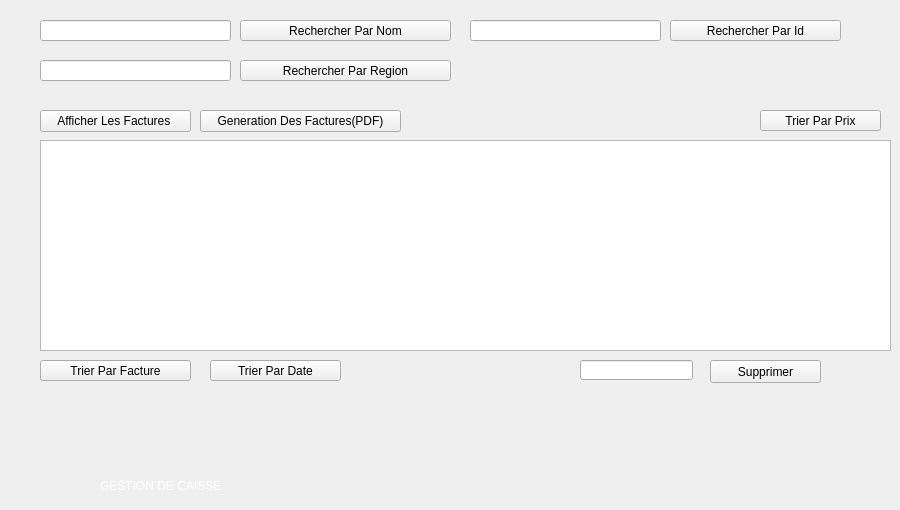
        <widget class="QWidget" name="tab_10">
         <attribute name="title">
          <string>Consulter Liste Des Transaction</string>
         </attribute>
         <widget class="QPushButton" name="pushButton_14">
          <property name="geometry">
           <rect>
            <x>710</x>
            <y>360</y>
            <width>111</width>
            <height>23</height>
           </rect>
          </property>
          <property name="text">
           <string>Supprimer</string>
          </property>
         </widget>
         <widget class="QLineEdit" name="textDelete_3">
          <property name="geometry">
           <rect>
            <x>580</x>
            <y>360</y>
            <width>113</width>
            <height>20</height>
           </rect>
          </property>
         </widget>
         <widget class="QTableView" name="tableView_2">
          <property name="geometry">
           <rect>
            <x>40</x>
            <y>140</y>
            <width>851</width>
            <height>211</height>
           </rect>
          </property>
         </widget>
         <widget class="QLabel" name="label_42">
          <property name="geometry">
           <rect>
            <x>540</x>
            <y>360</y>
            <width>31</width>
            <height>31</height>
           </rect>
          </property>
          <property name="text">
           <string/>
          </property>
          <property name="pixmap">
           <pixmap>icons8-face-id-32.png</pixmap>
          </property>
         </widget>
         <widget class="QPushButton" name="rechercher">
          <property name="geometry">
           <rect>
            <x>670</x>
            <y>20</y>
            <width>171</width>
            <height>21</height>
           </rect>
          </property>
          <property name="text">
           <string>Rechercher Par Id</string>
          </property>
         </widget>
         <widget class="QLineEdit" name="lineEdit_6">
          <property name="geometry">
           <rect>
            <x>470</x>
            <y>20</y>
            <width>191</width>
            <height>21</height>
           </rect>
          </property>
         </widget>
         <widget class="QPushButton" name="pushButton_40">
          <property name="geometry">
           <rect>
            <x>760</x>
            <y>110</y>
            <width>121</width>
            <height>21</height>
           </rect>
          </property>
          <property name="text">
           <string>Trier Par Prix</string>
          </property>
         </widget>
         <widget class="QLabel" name="label_83">
          <property name="geometry">
           <rect>
            <x>100</x>
            <y>470</y>
            <width>351</width>
            <height>31</height>
           </rect>
          </property>
          <property name="styleSheet">
           <string notr="true">font: 63 16pt &quot;Yu Gothic UI Semibold&quot;;
color : white;</string>
          </property>
          <property name="text">
           <string>GESTION DE CAISSE</string>
          </property>
         </widget>
         <widget class="QPushButton" name="pushButton_41">
          <property name="geometry">
           <rect>
            <x>40</x>
            <y>110</y>
            <width>151</width>
            <height>22</height>
           </rect>
          </property>
          <property name="text">
           <string>Afficher Les Factures </string>
          </property>
         </widget>
         <widget class="QPushButton" name="pushButton_42">
          <property name="geometry">
           <rect>
            <x>200</x>
            <y>110</y>
            <width>201</width>
            <height>22</height>
           </rect>
          </property>
          <property name="text">
           <string>Generation Des Factures(PDF)</string>
          </property>
         </widget>
         <widget class="QLabel" name="label_85">
          <property name="geometry">
           <rect>
            <x>20</x>
            <y>430</y>
            <width>71</width>
            <height>71</height>
           </rect>
          </property>
          <property name="styleSheet">
           <string notr="true">font: 63 16pt &quot;Yu Gothic UI Semibold&quot;;
color : white;</string>
          </property>
          <property name="text">
           <string/>
          </property>
          <property name="pixmap">
           <pixmap>cash.png</pixmap>
          </property>
         </widget>
         <widget class="QLabel" name="label_91">
          <property name="geometry">
           <rect>
            <x>830</x>
            <y>360</y>
            <width>41</width>
            <height>41</height>
           </rect>
          </property>
          <property name="text">
           <string/>
          </property>
          <property name="pixmap">
           <pixmap>cor.png</pixmap>
          </property>
         </widget>
         <widget class="QLabel" name="label_96">
          <property name="geometry">
           <rect>
            <x>840</x>
            <y>0</y>
            <width>51</width>
            <height>51</height>
           </rect>
          </property>
          <property name="text">
           <string/>
          </property>
          <property name="pixmap">
           <pixmap>icons8-search-client-48.png</pixmap>
          </property>
         </widget>
         <widget class="QLineEdit" name="lineEdit_41">
          <property name="geometry">
           <rect>
            <x>40</x>
            <y>20</y>
            <width>191</width>
            <height>21</height>
           </rect>
          </property>
         </widget>
         <widget class="QPushButton" name="rechercher_3">
          <property name="geometry">
           <rect>
            <x>240</x>
            <y>20</y>
            <width>211</width>
            <height>21</height>
           </rect>
          </property>
          <property name="text">
           <string>Rechercher Par Nom</string>
          </property>
         </widget>
         <widget class="QPushButton" name="rechercher_4">
          <property name="geometry">
           <rect>
            <x>240</x>
            <y>60</y>
            <width>211</width>
            <height>21</height>
           </rect>
          </property>
          <property name="text">
           <string>Rechercher Par Region</string>
          </property>
         </widget>
         <widget class="QLineEdit" name="lineEdit_42">
          <property name="geometry">
           <rect>
            <x>40</x>
            <y>60</y>
            <width>191</width>
            <height>21</height>
           </rect>
          </property>
         </widget>
         <widget class="QPushButton" name="pushButton_58">
          <property name="geometry">
           <rect>
            <x>210</x>
            <y>360</y>
            <width>131</width>
            <height>21</height>
           </rect>
          </property>
          <property name="text">
           <string>Trier Par Date</string>
          </property>
         </widget>
         <widget class="QPushButton" name="pushButton_59">
          <property name="geometry">
           <rect>
            <x>40</x>
            <y>360</y>
            <width>151</width>
            <height>21</height>
           </rect>
          </property>
          <property name="text">
           <string>Trier Par Facture</string>
          </property>
         </widget>
        </widget>
